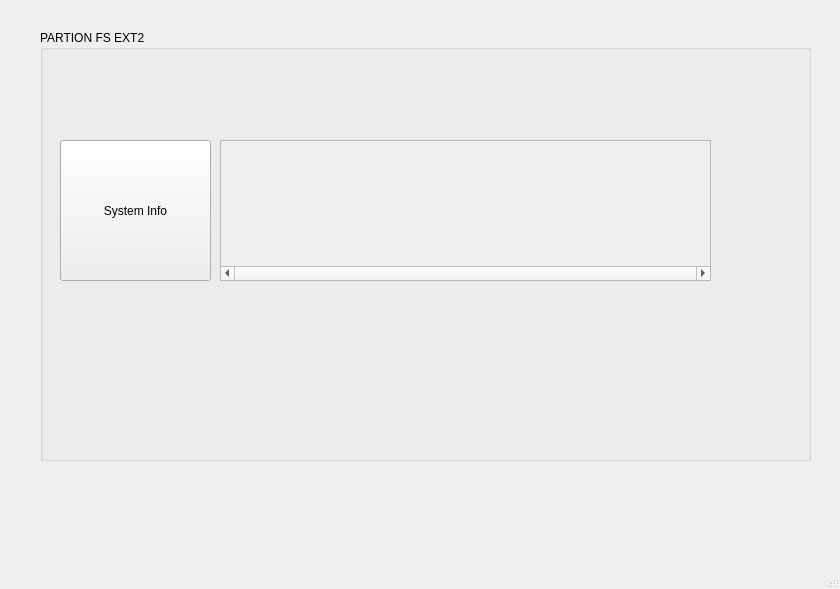
<?xml version="1.0" encoding="UTF-8"?>
<ui version="4.0">
 <class>MainWindow</class>
 <widget class="QMainWindow" name="MainWindow">
  <property name="geometry">
   <rect>
    <x>0</x>
    <y>0</y>
    <width>840</width>
    <height>589</height>
   </rect>
  </property>
  <property name="windowTitle">
   <string>MainWindow</string>
  </property>
  <widget class="QWidget" name="centralwidget">
   <widget class="QGroupBox" name="groupBox">
    <property name="geometry">
     <rect>
      <x>40</x>
      <y>30</y>
      <width>771</width>
      <height>431</height>
     </rect>
    </property>
    <property name="title">
     <string>PARTION FS EXT2</string>
    </property>
    <widget class="QScrollArea" name="GroupBlocks">
     <property name="geometry">
      <rect>
       <x>180</x>
       <y>110</y>
       <width>491</width>
       <height>141</height>
      </rect>
     </property>
     <property name="verticalScrollBarPolicy">
      <enum>Qt::ScrollBarAlwaysOff</enum>
     </property>
     <property name="horizontalScrollBarPolicy">
      <enum>Qt::ScrollBarAlwaysOn</enum>
     </property>
     <property name="widgetResizable">
      <bool>true</bool>
     </property>
     <widget class="QWidget" name="scrollAreaWidgetContents">
      <property name="geometry">
       <rect>
        <x>0</x>
        <y>0</y>
        <width>489</width>
        <height>123</height>
       </rect>
      </property>
     </widget>
    </widget>
    <widget class="QPushButton" name="pushButton">
     <property name="geometry">
      <rect>
       <x>20</x>
       <y>110</y>
       <width>151</width>
       <height>141</height>
      </rect>
     </property>
     <property name="text">
      <string>System Info</string>
     </property>
    </widget>
   </widget>
  </widget>
  <widget class="QMenuBar" name="menubar">
   <property name="geometry">
    <rect>
     <x>0</x>
     <y>0</y>
     <width>840</width>
     <height>22</height>
    </rect>
   </property>
  </widget>
  <widget class="QStatusBar" name="statusbar"/>
 </widget>
 <resources/>
 <connections/>
</ui>
